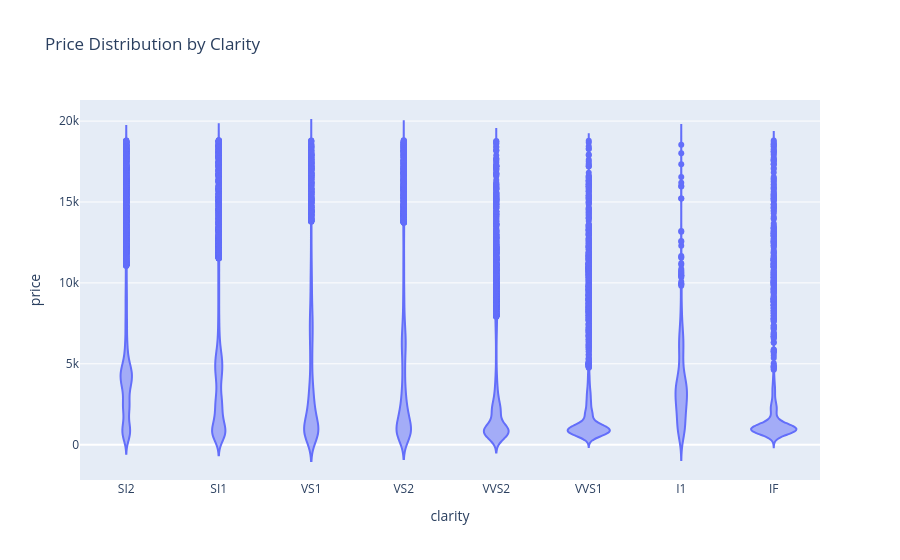

The code cell stored with this chart in its notebook:
### Code cell
# EDA: Clarity vs Price
plt.figure(figsize=(10,6))
sns.violinplot(data=df, x='clarity', y='price')
plt.title('Price Distribution by Clarity')
plt.savefig('../viz/clarity_price_violin.png')
plt.show()

### Figure 1 — Plotly figure (JSON) as saved in the notebook; plotly's stock layout.template omitted (floating-point values rounded to 4 significant figures; data arrays with more than 128 entries replaced by an {"elided": "..."} marker saying what was removed)
{"data": [{"alignmentgroup": "True", "box": {"visible": false}, "hovertemplate": "clarity=%{x}<br>price=%{y}<extra></extra>", "legendgroup": "", "marker": {"color": "#636efa"}, "name": "", "offsetgroup": "", "orientation": "v", "scalegroup": "True", "showlegend": false, "type": "violin", "x": {"elided": "53940 str values"}, "x0": " ", "xaxis": "x", "y": {"elided": "53940 int values"}, "y0": " ", "yaxis": "y"}], "layout": {"legend": {"tracegroupgap": 0}, "title": {"text": "Price Distribution by Clarity"}, "violinmode": "group", "xaxis": {"anchor": "y", "domain": [0, 1], "title": {"text": "clarity"}}, "yaxis": {"anchor": "x", "domain": [0, 1], "title": {"text": "price"}}}}
